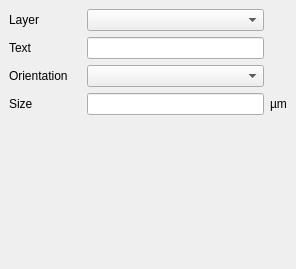
<?xml version="1.0" encoding="UTF-8"?>
<ui version="4.0">
 <class>ReplacePropertiesText</class>
 <widget class="QWidget" name="ReplacePropertiesText">
  <property name="geometry">
   <rect>
    <x>0</x>
    <y>0</y>
    <width>296</width>
    <height>269</height>
   </rect>
  </property>
  <property name="windowTitle">
   <string>Form</string>
  </property>
  <layout class="QGridLayout">
   <property name="margin" stdset="0">
    <number>9</number>
   </property>
   <property name="spacing">
    <number>6</number>
   </property>
   <item row="2" column="2">
    <widget class="QComboBox" name="text_orientation">
     <item>
      <property name="text">
       <string/>
      </property>
     </item>
     <item>
      <property name="text">
       <string>R0</string>
      </property>
      <property name="icon">
       <iconset resource="../../icons/icons.qrc">
        <normaloff>:/r0_24px.png</normaloff>:/r0_24px.png</iconset>
      </property>
     </item>
     <item>
      <property name="text">
       <string>R90</string>
      </property>
      <property name="icon">
       <iconset resource="../../icons/icons.qrc">
        <normaloff>:/r90_24px.png</normaloff>:/r90_24px.png</iconset>
      </property>
     </item>
     <item>
      <property name="text">
       <string>R180</string>
      </property>
      <property name="icon">
       <iconset resource="../../icons/icons.qrc">
        <normaloff>:/r180_24px.png</normaloff>:/r180_24px.png</iconset>
      </property>
     </item>
     <item>
      <property name="text">
       <string>R270</string>
      </property>
      <property name="icon">
       <iconset resource="../../icons/icons.qrc">
        <normaloff>:/r270_24px.png</normaloff>:/r270_24px.png</iconset>
      </property>
     </item>
     <item>
      <property name="text">
       <string>M0</string>
      </property>
      <property name="icon">
       <iconset resource="../../icons/icons.qrc">
        <normaloff>:/m0_24px.png</normaloff>:/m0_24px.png</iconset>
      </property>
     </item>
     <item>
      <property name="text">
       <string>M45</string>
      </property>
      <property name="icon">
       <iconset resource="../../icons/icons.qrc">
        <normaloff>:/m45_24px.png</normaloff>:/m45_24px.png</iconset>
      </property>
     </item>
     <item>
      <property name="text">
       <string>M90</string>
      </property>
      <property name="icon">
       <iconset resource="../../icons/icons.qrc">
        <normaloff>:/m90_24px.png</normaloff>:/m90_24px.png</iconset>
      </property>
     </item>
     <item>
      <property name="text">
       <string>M135</string>
      </property>
      <property name="icon">
       <iconset resource="../../icons/icons.qrc">
        <normaloff>:/m135_24px.png</normaloff>:/m135_24px.png</iconset>
      </property>
     </item>
    </widget>
   </item>
   <item row="1" column="0">
    <widget class="QLabel" name="label_57">
     <property name="text">
      <string>Text</string>
     </property>
    </widget>
   </item>
   <item row="0" column="1">
    <widget class="QLabel" name="label_67">
     <property name="text">
      <string/>
     </property>
     <property name="pixmap">
      <pixmap resource="../../icons/icons.qrc">:/right_16px@2x.png</pixmap>
     </property>
    </widget>
   </item>
   <item row="2" column="1">
    <widget class="QLabel" name="label_65">
     <property name="text">
      <string/>
     </property>
     <property name="pixmap">
      <pixmap resource="../../icons/icons.qrc">:/right_16px@2x.png</pixmap>
     </property>
    </widget>
   </item>
   <item row="3" column="2">
    <widget class="QLineEdit" name="text_size"/>
   </item>
   <item row="4" column="0" colspan="3">
    <spacer>
     <property name="orientation">
      <enum>Qt::Vertical</enum>
     </property>
     <property name="sizeHint" stdset="0">
      <size>
       <width>200</width>
       <height>40</height>
      </size>
     </property>
    </spacer>
   </item>
   <item row="1" column="1">
    <widget class="QLabel" name="label_64">
     <property name="text">
      <string/>
     </property>
     <property name="pixmap">
      <pixmap resource="../../icons/icons.qrc">:/right_16px@2x.png</pixmap>
     </property>
    </widget>
   </item>
   <item row="2" column="0">
    <widget class="QLabel" name="label_58">
     <property name="text">
      <string>Orientation</string>
     </property>
    </widget>
   </item>
   <item row="3" column="1">
    <widget class="QLabel" name="label_66">
     <property name="text">
      <string/>
     </property>
     <property name="pixmap">
      <pixmap resource="../../icons/icons.qrc">:/right_16px@2x.png</pixmap>
     </property>
    </widget>
   </item>
   <item row="3" column="0">
    <widget class="QLabel" name="label_56">
     <property name="text">
      <string>Size</string>
     </property>
    </widget>
   </item>
   <item row="1" column="2">
    <widget class="QLineEdit" name="text_string"/>
   </item>
   <item row="0" column="0">
    <widget class="QLabel" name="label_55">
     <property name="text">
      <string>Layer</string>
     </property>
    </widget>
   </item>
   <item row="0" column="2">
    <widget class="lay::LayerSelectionComboBox" name="text_layer">
     <property name="sizePolicy">
      <sizepolicy hsizetype="Ignored" vsizetype="Fixed">
       <horstretch>0</horstretch>
       <verstretch>0</verstretch>
      </sizepolicy>
     </property>
     <property name="sizeAdjustPolicy">
      <enum>QComboBox::AdjustToContents</enum>
     </property>
    </widget>
   </item>
   <item row="3" column="3">
    <widget class="QLabel" name="label">
     <property name="text">
      <string>µm</string>
     </property>
    </widget>
   </item>
  </layout>
 </widget>
 <customwidgets>
  <customwidget>
   <class>lay::LayerSelectionComboBox</class>
   <extends>QComboBox</extends>
   <header>layWidgets.h</header>
  </customwidget>
 </customwidgets>
 <resources>
  <include location="../../icons/icons.qrc"/>
 </resources>
 <connections/>
</ui>
